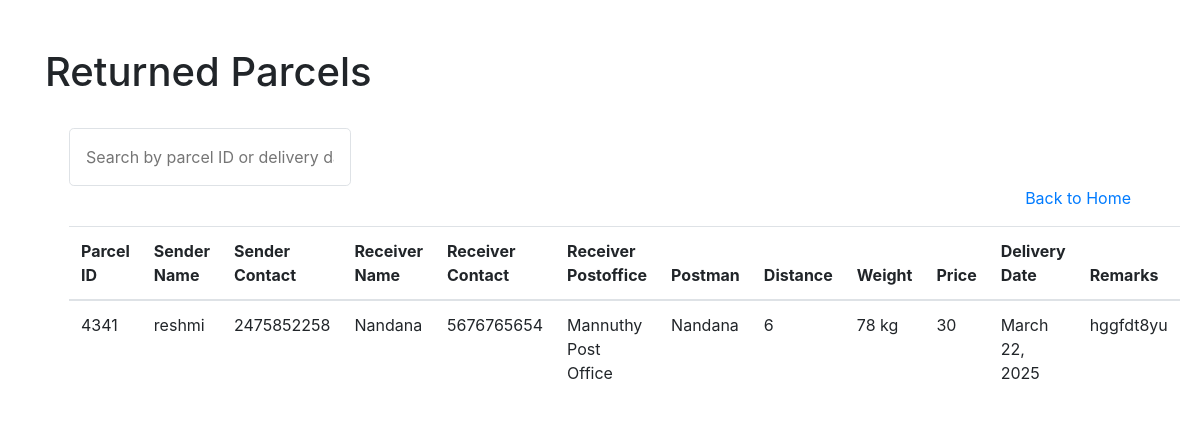
The page /returned_parcels/ (signed in) on the database its author committed.
### POST/models.py (models this page shows)
class postmodel(models.Model):
    post_id=models.IntegerField()
    parcel_id = models.IntegerField(unique=True)
    postoffice_choices=(
        ('mainpostoffice','Main_postoffice'),
        ('subpostoffice','Sub_postoffice')
    )
    postoffice=models.CharField(max_length=20,choices=postoffice_choices)
    sendername=models.CharField(max_length=100)
    sender_address=models.CharField(max_length=100)
    sender_contact = models.IntegerField(null=True, blank=True)
    receivername=models.CharField(max_length=100)
    receiver_address=models.CharField(max_length=100)
    receiver_email=models.EmailField(blank=True,null=True)
    receiver_postoffice=models.CharField(max_length=100)
    receiver_contact=models.IntegerField()
    posted_date=models.DateField()
    remarks=models.CharField(max_length=200)
    status_choices=(
        ('itempacked','item_packed'),
        ('itemdispatched','item_dispatched'),
        ('itemoutfordelivery','item_outfordelivery'),
        ('itemdelivered','item_delivered'),
        ('doorclosed', 'door_closed'),
        ('returned' , 'returned'),
        ('rescheduled','rescheduled')
    )
    status=models.CharField(max_length=100,choices=status_choices)
    weight=models.IntegerField()
    kms=models.IntegerField()
    price=models.IntegerField()
    screenshot=models.ImageField(upload_to='images/',blank=True,null=True)
    postman_name=models.CharField(max_length=100)
    reschedule_status=models.BooleanField(default=False,blank=True,null=True)

### POST/views.py (the view)
# urls.py: path('returned_parcels/', views.returned_parcels, name='returned_parcels'),
def returned_parcels(request):
    semail = request.session['email']
    postman = models.postman.objects.get(email=semail)
    returned_items = postmodel.objects.filter(status='returned',postman_name=postman.name)
    return render(request,'returned_parcels.html', {'returned_items': returned_items})

### POST/templates/returned_parcels.html (shortened to what this page needs)
<!DOCTYPE html>
<html lang="en">
<head>
    <link rel="stylesheet" href="https://stackpath.bootstrapcdn.com/bootstrap/4.5.2/css/bootstrap.min.css">
</head>
<body>
    <div class="container">
        <h1 class="mt-5">Returned Parcels</h1>
        <div class="container mx-auto mt-8 p-4">
            <div class="mb-6 relative">
                <input
                    id="searchInput"
                    type="text"
                    placeholder="Search by parcel ID or delivery date..."
                    class="w-full p-3 border border-gray-300 rounded-lg focus:outline-none focus:ring focus:border-blue-500">
            </div>
            <table class="table mt-3">
                <div class="text-right">
                    <a href="{% url 'posthome' %}" class="link">Back to Home</a>
                </div>
                <thead>
                    <tr>
                        <th>Parcel ID</th>
                        <th>Sender Name</th>
                        <th>Sender Contact</th>
                        <th>Receiver Name</th>
                        <th>Receiver Contact</th>
                        <th>Receiver Postoffice</th>
                        <th>Postman</th>
                        <th>Distance</th>
                        <th>Weight</th>
                        <th>Price</th>
                        <th>Delivery Date</th>
                        <th>Remarks</th>
                    </tr>
                </thead>
                <tbody>
                    {% for parcel in returned_items %}
                        <tr>
                            <td>{{ parcel.parcel_id }}</td>
                            <td>{{ parcel.sendername }}</td>
                            <td>{{ parcel.sender_contact }}</td>
                            <td>{{ parcel.receivername }}</td>
                            <td>{{ parcel.receiver_contact }}</td>
                            <td>{{ parcel.receiver_postoffice }}</td>
                            <td>{{ parcel.postman_name }}</td>
                            <td>{{ parcel.kms }}</td>
                            <td>{{ parcel.weight }} kg</td>
                            <td>{{ parcel.price }}</td>
                            <td>{{ parcel.posted_date }}</td>
                            <td>{{ parcel.remarks }}</td>
                        </tr>
                    {% empty %}
                        <tr>
                            <td colspan="12" class="text-center text-gray-500">No parcel records found.</td>
                        </tr>
                    {% endfor %}
                </tbody>
            </table>
        </div>
    </div>
</body>
</html>

### rows shown on the page
postmodel: parcel_id "4341", sendername "reshmi", sender_contact "2475852258", receivername "Nandana", receiver_contact "5676765654", receiver_postoffice "Mannuthy Post Office", postman_name "Nandana", kms "6", weight "78", price "30", posted_date "March 22, 2025", remarks "hggfdt8yu"
